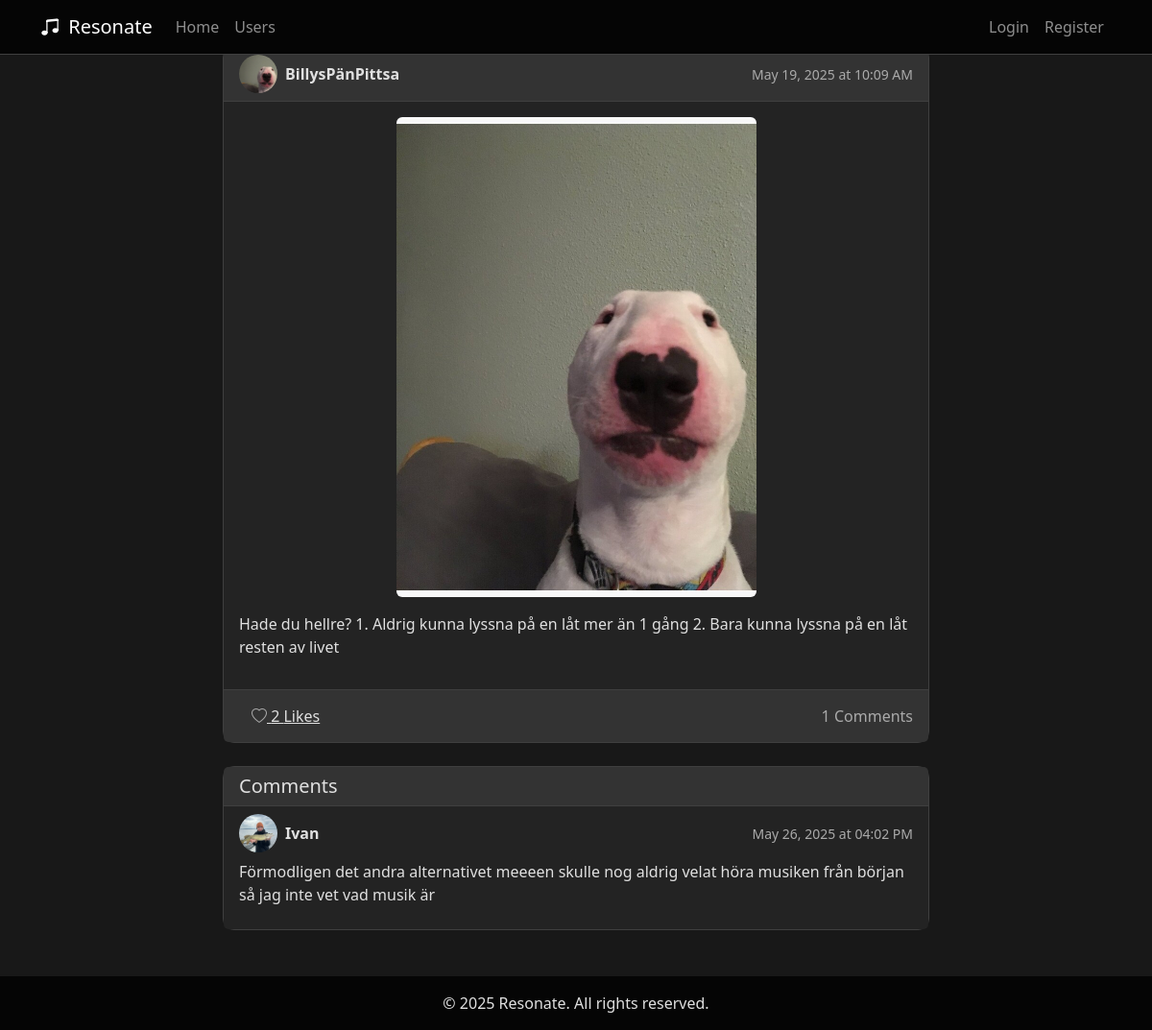
/post/4dd4190c-cd47-4672-b52b-ca519c83091e, run on the app's committed database.
### app.py (models this page shows, shortened)
class User(UserMixin, db.Model):
    __tablename__ = 'users'
    userId = db.Column(db.String(36), primary_key=True, default=lambda: str(uuid.uuid4()))
    username = db.Column(db.String(80), nullable=False)
    email = db.Column(db.String(120), unique=True, nullable=False)
    password = db.Column(db.String(128))
    profilePicture = db.Column(db.String, nullable=True, default='default.jpg')
    favoriteGenres = db.Column(db.String, nullable=True)
    createdAt = db.Column(db.DateTime, default=datetime.utcnow)
    spotify_access_token = db.Column(db.String(255), nullable=True)
    spotify_refresh_token = db.Column(db.String(255), nullable=True)
    spotify_user_id = db.Column(db.String(255), nullable=True)
    spotify_token_expiry = db.Column(db.DateTime, nullable=True)
    bio = db.Column(db.Text, nullable=True)
    sotd_title = db.Column(db.String(200), nullable=True)
    sotd_artist = db.Column(db.String(200), nullable=True)
    song_picture = db.Column(db.String(200), nullable=True)
    favorite_songs = db.Column(db.String, nullable=True)
    followed = db.relationship(
        'User',
        secondary=followers,
        primaryjoin=(followers.c.follower_id == userId),
        secondaryjoin=(followers.c.followed_id == userId),
        backref=db.backref('followers', lazy='dynamic'),
        lazy='dynamic'
    )

class Post(db.Model):
    __tablename__ = 'posts'
    postId = db.Column(db.String(36), primary_key=True, default=lambda: str(uuid.uuid4()))
    userId = db.Column(db.String(36), db.ForeignKey('users.userId'), nullable=False)
    content = db.Column(db.Text, nullable=False)
    created_at = db.Column(db.DateTime, default=datetime.utcnow)
    post_picture = db.Column(db.String(200), nullable=True)
    user = db.relationship('User', backref=db.backref('posts', lazy='dynamic'))
    likes = db.relationship('Like', primaryjoin='Post.postId==Like.postId',
                            backref='post', lazy='dynamic')
    comments = db.relationship('Comment', primaryjoin='Post.postId==Comment.postId',
                               backref='post', lazy='dynamic')

class Comment(db.Model):
    __tablename__ = 'comments'
    commentId = db.Column(db.String(36), primary_key=True, default=lambda: str(uuid.uuid4()))
    userId = db.Column(db.String(36), db.ForeignKey('users.userId'), nullable=False)
    postId = db.Column(db.String(36), db.ForeignKey('posts.postId'), nullable=False)
    content = db.Column(db.Text, nullable=False)
    created_at = db.Column(db.DateTime, default=datetime.utcnow)
    user = db.relationship('User', backref='comments')

### app.py (the view)
@app.route('/post/<post_id>')
def view_post(post_id):
    post = Post.query.get_or_404(post_id)
    return render_template('view_post.html', post=post, Comment=Comment, user=post.user)

### templates/view_post.html (shortened to what this page needs)
{% extends "base.html" %}
{% block content %}
<div class="container">
    <div class="row justify-content-center">
        <div class="col-md-8">
            <div class="card mb-4">
                <div class="card-header d-flex justify-content-between align-items-center" style="background-color: var(--bg-tertiary); border-bottom: 1px solid var(--border-color);">
                    <div class="d-flex align-items-center">
                        <img src="{{ url_for('static', filename='profile_pics/' + user.profilePicture) }}"
                            class="profile-pic-small rounded-circle me-2"
                            alt="{{ user.username }}'s profile picture">
                        <strong style="color: var(--text-primary);">{{ post.user.username }}</strong>
                    </div>
                    <small class="text-muted">{{ post.created_at.strftime('%B %d, %Y at %I:%M %p') }}</small>
                </div>
                <div class="card-body" style="background-color: var(--bg-secondary); color: var(--text-primary);">
                    {% if post.post_picture %}
                    <div class="mb-3 text-center">
                        <img src="{{ url_for('static', filename='post_pics/' + post.post_picture) }}"
                             alt="Post Image"
                             class="img-fluid rounded"
                             style="max-height: 500px; object-fit: contain;">
                    </div>
                    {% endif %}
                    <p>{{ post.content }}</p>
                </div>
                <div class="card-footer" style="background-color: var(--bg-tertiary); border-top: 1px solid var(--border-color);">
                    <div class="d-flex justify-content-between align-items-center">
                        <form method="POST" action="{{ url_for('like_post', post_id=post.postId) }}" class="d-inline">
                            <button type="submit" class="btn btn-link" style="color: var(--text-primary);">
                                {% if current_user.is_authenticated and current_user.has_liked_post(post) %}
                                    <i class="bi bi-heart-fill text-danger"></i>
                                {% else %}
                                    <i class="bi bi-heart text-muted"></i>
                                {% endif %}
                                {{ post.likes.count() }} Likes
                            </button>
                        </form>
                        <span class="text-muted">{{ post.comments.count() }} Comments</span>
                    </div>
                </div>
            </div>
            {% if post.comments.count() > 0 %}
            <div class="card">
                <div class="card-header" style="background-color: var(--bg-tertiary); border-bottom: 1px solid var(--border-color);">
                    <h5 class="mb-0" style="color: var(--text-primary);">Comments</h5>
                </div>
                <ul class="list-group list-group-flush">
                    {% for comment in post.comments %}
                    <li class="list-group-item" style="background-color: var(--bg-secondary); color: var(--text-primary); border-color: var(--border-color);">
                        <div class="d-flex justify-content-between align-items-center">
                            <div class="d-flex align-items-center">
                                <img src="{{ url_for('static', filename='profile_pics/' + comment.user.profilePicture) }}"
                                     class="profile-pic-small rounded-circle me-2"
                                     alt="{{ comment.user.username }}'s profile picture">
                                <strong>{{ comment.user.username }}</strong>
                            </div>
                            <small class="text-muted">{{ comment.created_at.strftime('%B %d, %Y at %I:%M %p') }}</small>
                        </div>
                        <p class="mt-2">{{ comment.content }}</p>
                    </li>
                    {% endfor %}
                </ul>
            </div>
            {% endif %}
        </div>
    </div>
</div>
{% endblock %}

### templates/base.html (style rules this page uses)
:root { --bg-primary: #181818; --bg-secondary: #232323; --bg-tertiary: #333333; --accent-primary: #6a4fbb; --accent-secondary: #a45dff; --accent-tertiary: #c4a8d6; --text-primary: #e0e0e0; --text-secondary: #aaaaaa; --text-muted: #888888; --border-color: #3f3f3f; --glow-effect: 0 0 8px rgba(164, 93, 255, 0.7), 0 0 16px rgba(164, 93, 255, 0.4); }
html, body { height: 100%; margin: 0; background-color: var(--bg-primary); color: var(--text-primary); }
body { display: flex; flex-direction: column; }
.profile-pic-small { width: 40px; height: 40px; object-fit: cover; border-radius: 50%; }
.card { background-color: var(--bg-secondary); border: 1px solid var(--border-color); border-radius: 12px; }
.card-header { background-color: var(--bg-tertiary); border-bottom: 1px solid var(--border-color); }
h1, h2, h3, h4, h5, h6, p { color: var(--text-primary); }
.text-muted { color: var(--text-secondary) !important; }

### data on the page
User: profilePicture (picture), user.username "BillysPänPittsa"
Post: created_at "May 19, 2025 at 10:09 AM", post_picture (picture), content "Hade du hellre? 1. Aldrig kunna lyssna på en låt mer än 1 gång 2. Bara kunna lyssna på en låt resten av livet"
Comment: profilePicture (picture), user.username "Ivan", created_at "May 26, 2025 at 04:02 PM", content "Förmodligen det andra alternativet meeeen skulle nog aldrig velat höra musiken från början så jag inte vet vad musik är"

### other printed values
{{ post.likes.count() }} "2"
{{ post.comments.count() }} "1"
